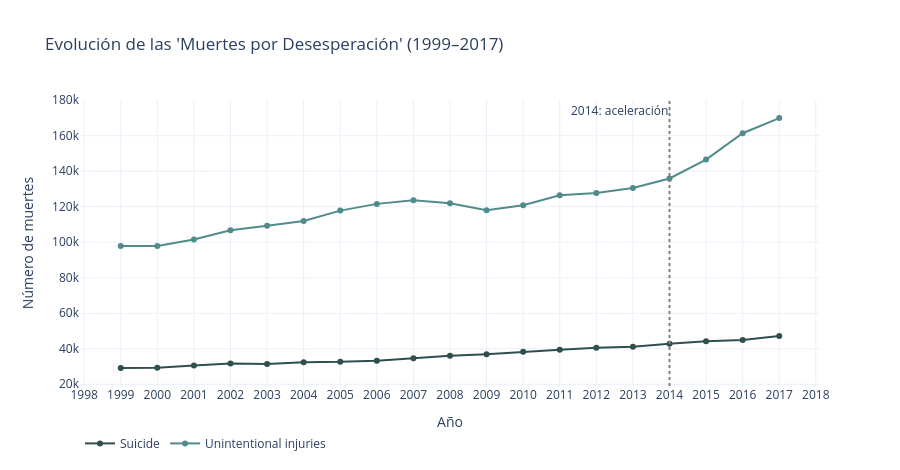

Write notebook code for a chart like this one.
### Code cell
causas = ['Suicide','Unintentional injuries']
d = nac = estados[estados['cause_name'].isin(causas)].groupby(['year','cause_name'])['deaths'].sum().reset_index()

colors_map = {'Suicide':'#2F4F4F','Unintentional injuries':'#528B8B'}

fig = go.Figure()
for causa in causas:
    sub = d[d['cause_name']==causa].sort_values('year')
    fig.add_trace(go.Scatter(
        x=sub['year'], y=sub['deaths'], mode='lines+markers',
        name=causa, line=dict(color=colors_map[causa], width=2),
        marker=dict(size=6),
        hovertemplate=f'<b>{causa}</b><br>Año: %{{x}}<br>Muertes: %{{y:,}}<extra></extra>'
    ))

fig.add_vline(x=2014, line_dash='dot', line_color='gray',
              annotation_text='2014: aceleración', annotation_position='top left')
fig.update_layout(
    title="Evolución de las 'Muertes por Desesperación' (1999–2017)",
    xaxis_title='Año', yaxis_title='Número de muertes',
    height=470, template='plotly_white', hovermode='x unified',
    xaxis=dict(tickmode='linear', tick0=1999, dtick=1),
    legend=dict(orientation='h', y=-0.15)
)
fig.show()

### Figure 1 — Plotly figure (JSON) as saved in the notebook; plotly's stock layout.template omitted (floating-point values rounded to 4 significant figures)
{"data": [{"hovertemplate": "<b>Suicide</b><br>Año: %{x}<br>Muertes: %{y:,}<extra></extra>", "line": {"color": "#2F4F4F", "width": 2}, "marker": {"size": 6}, "mode": "lines+markers", "name": "Suicide", "type": "scatter", "x": [1999, 2000, 2001, 2002, 2003, 2004, 2005, 2006, 2007, 2008, 2009, 2010, 2011, 2012, 2013, 2014, 2015, 2016, 2017], "y": [29199, 29350, 30622, 31655, 31484, 32439, 32637, 33300, 34598, 36035, 36909, 38364, 39518, 40600, 41149, 42826, 44193, 44965, 47173]}, {"hovertemplate": "<b>Unintentional injuries</b><br>Año: %{x}<br>Muertes: %{y:,}<extra></extra>", "line": {"color": "#528B8B", "width": 2}, "marker": {"size": 6}, "mode": "lines+markers", "name": "Unintentional injuries", "type": "scatter", "x": [1999, 2000, 2001, 2002, 2003, 2004, 2005, 2006, 2007, 2008, 2009, 2010, 2011, 2012, 2013, 2014, 2015, 2016, 2017], "y": [97860, 97900, 101537, 106742, 109277, 112012, 117809, 121599, 123706, 121902, 118021, 120859, 126438, 127792, 130557, 135928, 146571, 161374, 169936]}], "layout": {"annotations": [{"showarrow": false, "text": "2014: aceleración", "x": 2014, "xanchor": "right", "xref": "x", "y": 1, "yanchor": "top", "yref": "y domain"}], "height": 470, "hovermode": "x unified", "legend": {"orientation": "h", "y": -0.15}, "shapes": [{"line": {"color": "gray", "dash": "dot"}, "type": "line", "x0": 2014, "x1": 2014, "xref": "x", "y0": 0, "y1": 1, "yref": "y domain"}], "title": {"text": "Evolución de las 'Muertes por Desesperación' (1999–2017)"}, "xaxis": {"dtick": 1, "tick0": 1999, "tickmode": "linear", "title": {"text": "Año"}}, "yaxis": {"title": {"text": "Número de muertes"}}}}
